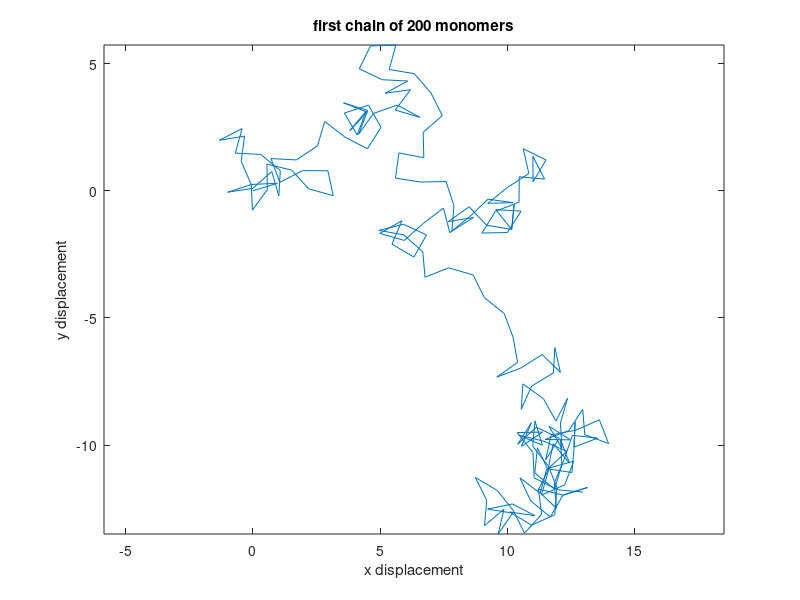
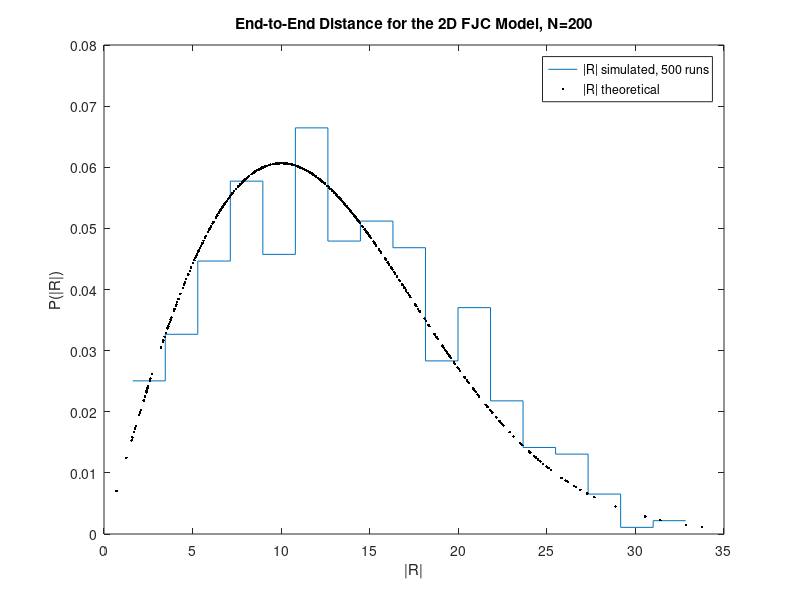

Here is the MATLAB script that generated these plots, in order: (Note: this script raises an error after producing the figures.)
%% Biological Physics Problem Set 03
%% Patrick O'Brien
%% Due Thurs., March. 3, 2016

clear
close all


%% A) Creating Chains

N = 200; % number of monomers
m = 500; % number of simulations per polymer
b = 1; % bond length
angles = 2.*pi.*rand((N-1),m); % random angles betweeen 0,2pi

dx = b.*cos(angles);
dy = b.*sin(angles);

x = cumsum(dx);
x = [zeros(1,500); x];

y = cumsum(dy);
y = [zeros(1,500); y];

%% plot first chain: 
 
figure(1)
plot(x(:,1), y(:,1))
axis equal
title('first chain of 200 monomers')
xlabel('x displacement')
ylabel('y displacement')

%% B) FJC Statistics

% Generate end vectors:
% xend = x(end,:); % Last row of each x and y, since starting from (0,0).
% yend = y(end,:); % Gets 1x500, expected, 500 different chains. 

endvec = [x(end,:); y(end,:)]; % produces a 2x500 matrix, so each column is a x,y end vector
% The average end-to-end vector is given here: 
endavg = mean(endvec,2);
disp(['Average end-to-end vector <R> = [', num2str(endavg(1)),', ', num2str(endavg(2)), ']'])
% Now R^2
R2 = mean(endvec.^2,2);
% text2 = ['Average end-to-end vector squared is: x = ', num2str(R2(1,1)), ' y = ', num2str(R2(2,1))];
% disp(text2)
% If I sum the two components they equal about 200, i.e. 187? 
% R2len = sqrt((R2(1,1).^2) + (R2(2,1).^2));
R2len = R2(1,1) + R2(2,1);
R2tlen = N.*b.^2;
disp(['Calculated <R^2>: ', num2str(R2len)]);
disp(['Theoretical <R^2>: ',num2str(R2tlen)]);

%% Vector of magnitude of endvec

Rmag = sqrt(endvec(1,:).^2 + endvec(2,:).^2);
[n,xout] = hist(Rmag, 18); % xout hold x coordinates (magnitudes) and the n
% holds the number of chains that have that value of xout

Pt = (2.*Rmag./N).*exp(-((Rmag.^2)./N)); % Theoretical distribution
binw = xout(2)-xout(1); %binwidth
area = cumsum(n.*binw); % creates vector with cumsum 
nnorm = n./area(1,end);

figure % Fig 2 stairs
stairs(xout, nnorm)
hold on
plot(Rmag,Pt, 'k.')
title('End-to-End Distance for the 2D FJC Model, N=200')
xlabel('|R|')
ylabel('P(|R|)')
legend('|R| simulated, 500 runs', '|R| theoretical')

%% C) Plotting a Single Chain

sepvecs = frc(pi./8, 200, 1); 
figure(3)
plot3(cumsum(sepvecs(1,:)),cumsum(sepvecs(2,:)),cumsum(sepvecs(3,:)),'.-')
axis equal
title('3D plot of 1 chain from FRC model with N = 200 monomers')
xlabel('x position')
ylabel('y position')
zlabel('z position')

%% D) Analysis of <ri rj>

sv = frc(pi./3, 200, 1000);
% make 200x1000 mag ri values 
rmag = sqrt(sv(1,:,:).^2 + sv(2,:,:).^2 + sv(3,:,:).^2);
disp(['The mean is: ', num2str(mean(mean(rmag))), ' and the stdev is: ', num2str(std(std(rmag)))])
disp('The mean should be = 1 because bond length = 1')
disp('The standard deviation is non-zero because of ')
disp('Matlab rounding errors in calculations')
rdot = zeros(1,199,1000);
for i = 1:199
    for j = 1:1000
        rdot(1,i,j) = dot(sv(:,i,j),sv(:,i+1,j));
    end
end
disp(['ri *r(i+1) mean is ', num2str(mean(mean(rdot))),' and the stdev is ',num2str(std(std(rdot)))])
% This matches theory, since 1.^2cos(pi/3) = 0.5. 
disp('The mean matches theory which is equal to')
disp('b^2*cos(theta), which here I calculate a ')
disp('value of 1^2cos(pi/3) = 0.5. The stdev   ')
disp('explanation is the same as above, from ')
disp('rounding erros in Matlab')
%% Plot ri dot rj vs i-j for theta = ...

theta_vals = [pi./100, pi./8, pi./3, pi./2, (2.*pi)./3];
lpcalc = zeros(1,length(theta_vals));

figure(4)
rstore = zeros(5,N);
for k = 1:length(theta_vals) 
    sv = frc(theta_vals(k), 200, 1000); 
    % array of d values; d = |i-j|
    dvals = zeros(1,N-1);
    for j = 1:N
        dvals(j) =abs(1-j);
    end
    for i = 1:length(dvals)
        M = sv(:,1:N-i,:).*sv(:,1+i:N,:);
        B = sum(M,1);
        rstore(k,i) = mean(mean(B));
    end
    plot(dvals,rstore(k,:),'.','LineWidth', 1)
    hold on
    rt = cos(theta_vals(k)).^dvals;
    plot(dvals, rt,':','LineWidth', 1)

end
title('<ri*rj> vs. |i-j|')  
xlabel('|i-j|')
ylabel('<ri*rj>')
legend('pi/100 sim', 'pi/100 theor', 'pi/8 sim', 'pi/8 theor', 'pi/3 sim', 'pi/3 theor', 'pi/2 sim', 'pi/2 theor', '2pi/3 sim', '2pi/3 theor') 
xlim([0 20])
ylim([-0.5 2])

%% Next section

disp('   calc lp    theoretical lp')
disp(['    ',num2str(find(rstore(1,:) > exp(-1),1,'last')),'       ',num2str(real(-1./log(cos(theta_vals(1)))))])      
disp(['    ',num2str(find(rstore(2,:) > exp(-1),1,'last')),'        ',num2str(real(-1./log(cos(theta_vals(2)))))])
disp(['    ',num2str(find(rstore(3,:) > exp(-1),1,'last')),'         ',num2str(real(-1./log(cos(theta_vals(3)))))])
disp(['    ',num2str(lpcalc(4)),'         ',num2str(real(-1./log(cos(theta_vals(4)))))])
disp(['    ',num2str(lpcalc(5)),'         ',num2str(real(-1./log(cos(theta_vals(5)))))])

% for each theta, calculate persistence length from data and also
% theoretical one, lp = -b./(ln(cos(theta)). 

% Explanation:
disp('From left to right, as the magnitude of i-j increases the monomers')
disp('get further apart. The <ri*rj> represents how correlated the motions')
disp('are. Small values of theta give more persistant polymers and a')
disp('higher persistence length since there is a further distance each ')
disp('polymer will extend before diverging from a straight path. That is ')
disp('why for pi/100, gives an almost infinity persistance length (and for')
disp('our simulation value it is as long as the number of monomers). There')
disp('is little change in monomer angle so the end-to-end stays in the')
disp('same direction. As theta increases, it is harder for the polymer to')
disp('be long. This is seen by the observation that as theta increases')
disp('the value of<ri*rj> goes to zero in less number of monomers away.')
%% E) sqrroot (R^2) vs. lp

lpvals = logspace(-2,4, 20); % 20 vals log spaced
R2 = zeros(1,20);
theta_vals = acos(exp(-1./lpvals));

for i = 1:length(lpvals)
    theta = theta_vals(i);
    sv = frc(theta,N, 1000);
    S = cumsum(sv,2);
    dist = sqrt(S(1,end,:).^2+ S(2,end,:).^2+ S(3,end,:).^2);
    R2(i) = sqrt(mean(dist.^2));
end

figure(5)
semilogx(lpvals, R2,'r.');
ylim([0 200])
hold all

lpvals2 = logspace(-2,4,200);
cosvals = exp(-1./lpvals2);

FRC_R2 = sqrt(N.*(( (1+ cosvals)./(1-cosvals)) - (2.*cosvals.*(1-(cosvals).^N))./(N.*(1-cosvals).^2)));
plot(lpvals2, FRC_R2, 'k-')

WLC_R2 = sqrt((2.*lpvals2.*N.*b)-2.*(lpvals2).^2.*(1-exp(-(N./lpvals2))));
plot(lpvals2, WLC_R2, 'b-')
legend('simulation', 'FRC', 'Worm-like Chain', 'location', 'northwest')
title('sqrt(<R^2>) for FRC, N =200')
xlabel('Persistence Length')
ylabel('sqrtR^2')

disp('The FRC is accurate for the entire simulation, whereas the worm-like')
disp('model is only accurate for persistence lengths greater than 1. The ')
disp('approximation used is that theta is close to zero, which would give')
disp('a high persistence length. Therefore, the WLC fails at small lp values')
disp('(or high theta values) which is seen in the graph.')







